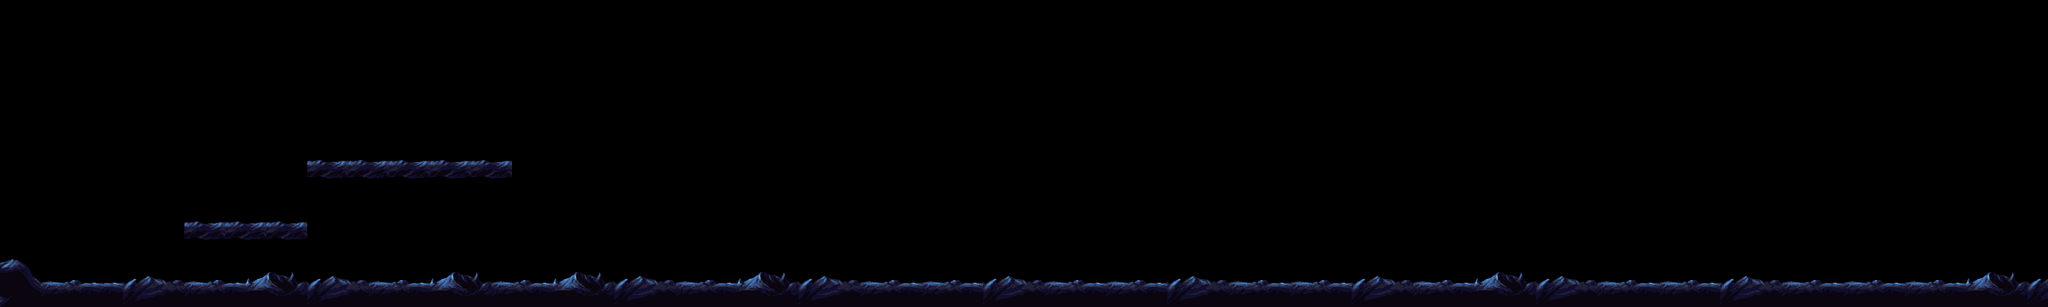

A level layout from a 2D game, rendered from its tile map. Below: a short description, then the map file with tile-grid data replaced by summaries:
An orthogonal 100x15 tile map with 32x32 px tiles, 2 tile layers (Platform, collision), 4 tilesets.

<map version="1.0" orientation="orthogonal" width="100" height="15" tilewidth="32" tileheight="32">
 <tileset firstgid="1" name="CaveBackground" tilewidth="32" tileheight="32">
  <image source="CaveBackground.png" width="896" height="800" />
  <tile id="0">
   <properties>
    <property name="" value="" />
   </properties>
  </tile>
 </tileset>
 <tileset firstgid="701" name="CaveBaseForeground" tilewidth="32" tileheight="32">
  <image source="CaveBaseForeground.png" width="544" height="640" />
 </tileset>
 <tileset firstgid="1041" name="CaveExtension1" tilewidth="32" tileheight="32">
  <image source="CaveExtension1.png" width="832" height="512" />
 </tileset>
 <tileset firstgid="1457" name="collision" tilewidth="32" tileheight="32">
  <image source="collision.png" trans="ffffff" width="32" height="32" />
  <tile id="0">
   <properties>
    <property name="collide" value="yes" />
   </properties>
  </tile>
 </tileset>
 <layer name="Platform" width="100" height="15">
  <data>[1500 cells, 243 non-empty, 35 distinct tile ids]</data>
 </layer>
 <layer name="collision" width="100" height="15">
  <data>[1500 cells, 127 non-empty, 1 distinct tile ids]</data>
 </layer>
</map>
